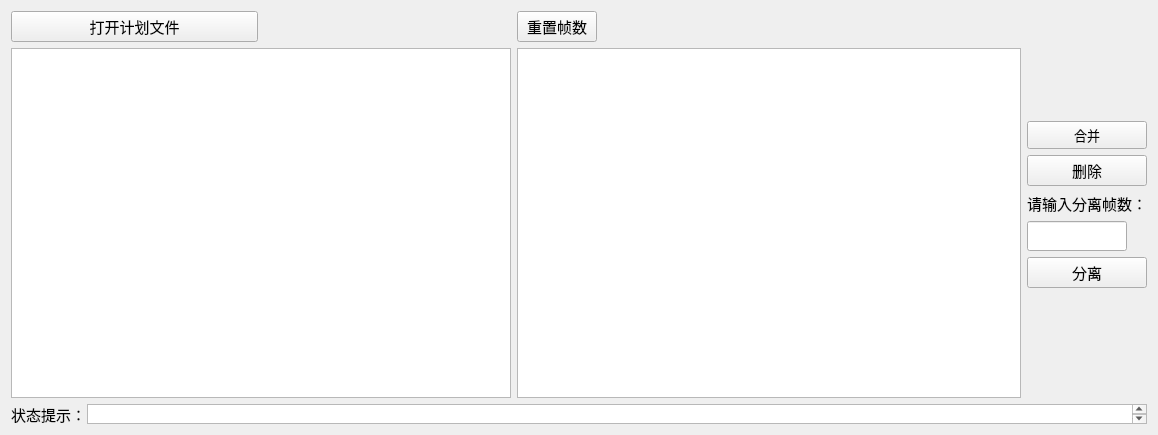
<?xml version="1.0" encoding="UTF-8"?>
<ui version="4.0">
 <class>CheckTaskWidget</class>
 <widget class="QWidget" name="CheckTaskWidget">
  <property name="geometry">
   <rect>
    <x>0</x>
    <y>0</y>
    <width>1158</width>
    <height>435</height>
   </rect>
  </property>
  <property name="font">
   <font>
    <family>微软雅黑</family>
    <pointsize>11</pointsize>
   </font>
  </property>
  <property name="windowTitle">
   <string>Form</string>
  </property>
  <layout class="QVBoxLayout" name="verticalLayout_3">
   <item>
    <layout class="QHBoxLayout" name="horizontalLayout_2">
     <item>
      <layout class="QGridLayout" name="gridLayout_2">
       <item row="1" column="0" colspan="2">
        <widget class="QTableView" name="planTasksView">
         <property name="minimumSize">
          <size>
           <width>500</width>
           <height>0</height>
          </size>
         </property>
         <property name="font">
          <font>
           <family>微软雅黑</family>
           <pointsize>11</pointsize>
          </font>
         </property>
        </widget>
       </item>
       <item row="0" column="0">
        <widget class="QPushButton" name="openFileButton">
         <property name="text">
          <string>打开计划文件</string>
         </property>
         <property name="icon">
          <iconset resource="../../resource/gui/icons.qrc">
           <normaloff>:/image/open-file.png</normaloff>:/image/open-file.png</iconset>
         </property>
        </widget>
       </item>
      </layout>
     </item>
     <item>
      <layout class="QVBoxLayout" name="verticalLayout">
       <item>
        <layout class="QHBoxLayout" name="horizontalLayout">
         <item>
          <widget class="QPushButton" name="resetToRealTaskButton">
           <property name="font">
            <font>
             <family>微软雅黑</family>
             <pointsize>11</pointsize>
            </font>
           </property>
           <property name="text">
            <string>重置帧数</string>
           </property>
           <property name="icon">
            <iconset resource="../../resource/gui/icons.qrc">
             <normaloff>:/image/reset.png</normaloff>:/image/reset.png</iconset>
           </property>
          </widget>
         </item>
         <item>
          <spacer name="horizontalSpacer">
           <property name="orientation">
            <enum>Qt::Horizontal</enum>
           </property>
           <property name="sizeHint" stdset="0">
            <size>
             <width>40</width>
             <height>20</height>
            </size>
           </property>
          </spacer>
         </item>
        </layout>
       </item>
       <item>
        <widget class="QTableWidget" name="actualTasksWidget">
         <property name="minimumSize">
          <size>
           <width>500</width>
           <height>0</height>
          </size>
         </property>
         <property name="font">
          <font>
           <family>微软雅黑</family>
           <pointsize>11</pointsize>
          </font>
         </property>
        </widget>
       </item>
      </layout>
     </item>
     <item>
      <layout class="QVBoxLayout" name="verticalLayout_2">
       <item>
        <spacer name="verticalSpacer_2">
         <property name="orientation">
          <enum>Qt::Vertical</enum>
         </property>
         <property name="sizeHint" stdset="0">
          <size>
           <width>20</width>
           <height>40</height>
          </size>
         </property>
        </spacer>
       </item>
       <item>
        <widget class="QPushButton" name="combineButton">
         <property name="maximumSize">
          <size>
           <width>150</width>
           <height>16777215</height>
          </size>
         </property>
         <property name="font">
          <font>
           <family>微软雅黑</family>
           <pointsize>10</pointsize>
          </font>
         </property>
         <property name="focusPolicy">
          <enum>Qt::StrongFocus</enum>
         </property>
         <property name="text">
          <string>合并</string>
         </property>
         <property name="default">
          <bool>false</bool>
         </property>
        </widget>
       </item>
       <item>
        <widget class="QPushButton" name="deleteButton">
         <property name="maximumSize">
          <size>
           <width>150</width>
           <height>16777215</height>
          </size>
         </property>
         <property name="text">
          <string>删除</string>
         </property>
        </widget>
       </item>
       <item>
        <widget class="QLabel" name="label_5">
         <property name="maximumSize">
          <size>
           <width>150</width>
           <height>16777215</height>
          </size>
         </property>
         <property name="font">
          <font>
           <family>微软雅黑</family>
           <pointsize>11</pointsize>
          </font>
         </property>
         <property name="text">
          <string>请输入分离帧数：</string>
         </property>
        </widget>
       </item>
       <item>
        <widget class="QLineEdit" name="down_lineEdit">
         <property name="maximumSize">
          <size>
           <width>100</width>
           <height>16777215</height>
          </size>
         </property>
         <property name="font">
          <font>
           <family>微软雅黑</family>
           <pointsize>11</pointsize>
          </font>
         </property>
        </widget>
       </item>
       <item>
        <widget class="QPushButton" name="separate_pushButton">
         <property name="maximumSize">
          <size>
           <width>150</width>
           <height>16777215</height>
          </size>
         </property>
         <property name="font">
          <font>
           <family>微软雅黑</family>
           <pointsize>11</pointsize>
          </font>
         </property>
         <property name="text">
          <string>分离</string>
         </property>
        </widget>
       </item>
       <item>
        <spacer name="verticalSpacer">
         <property name="orientation">
          <enum>Qt::Vertical</enum>
         </property>
         <property name="sizeHint" stdset="0">
          <size>
           <width>20</width>
           <height>40</height>
          </size>
         </property>
        </spacer>
       </item>
      </layout>
     </item>
    </layout>
   </item>
   <item>
    <layout class="QHBoxLayout" name="horizontalLayout_3">
     <item>
      <widget class="QLabel" name="label">
       <property name="maximumSize">
        <size>
         <width>70</width>
         <height>20</height>
        </size>
       </property>
       <property name="text">
        <string>状态提示：</string>
       </property>
      </widget>
     </item>
     <item>
      <widget class="QTextEdit" name="textEdit">
       <property name="maximumSize">
        <size>
         <width>16777215</width>
         <height>20</height>
        </size>
       </property>
      </widget>
     </item>
    </layout>
   </item>
  </layout>
 </widget>
 <resources>
  <include location="../../resource/gui/icons.qrc"/>
 </resources>
 <connections/>
</ui>
